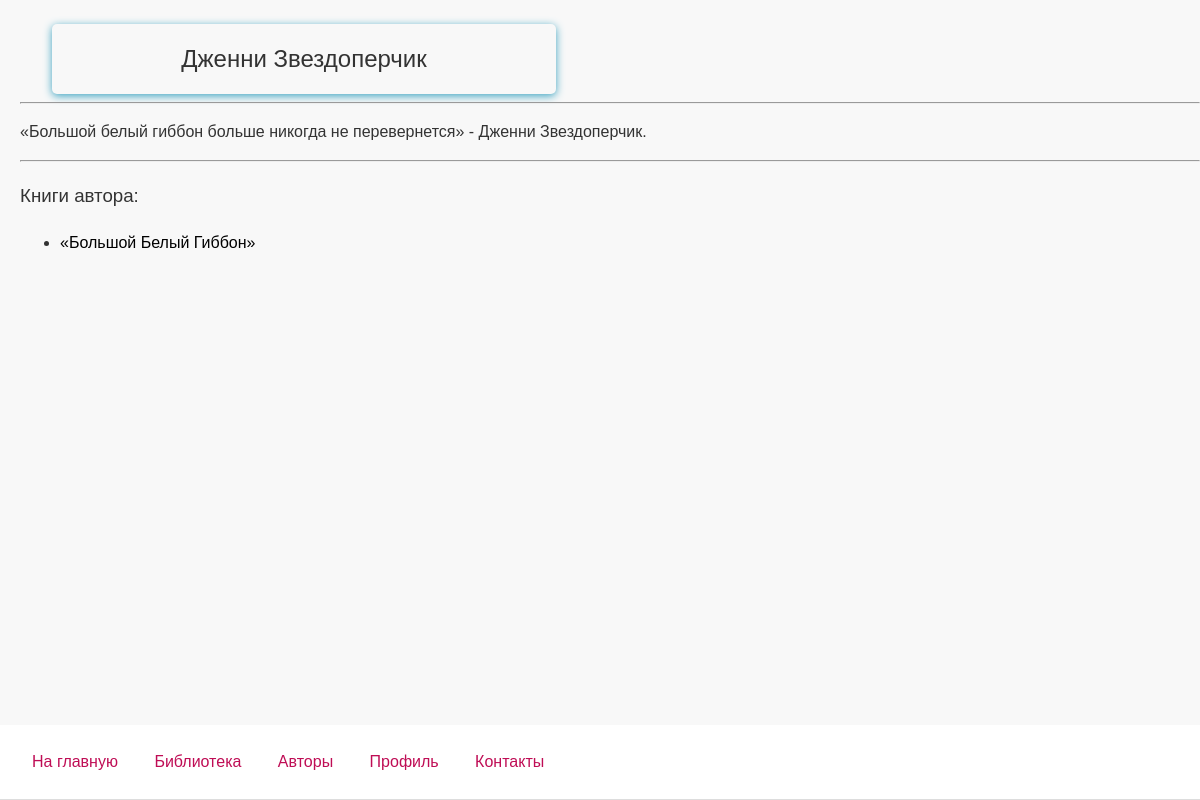
Page /knizhnaya_lavka/authors/dzhenni-zvezdoperchik on the committed database.
### book_app/models.py (models this page shows, shortened)
class Author(models.Model):
    first_name = models.CharField(max_length=50, verbose_name='Имя')
    last_name = models.CharField(max_length=50, verbose_name='Фамилия')
    full_name = models.CharField(max_length= 150, verbose_name='Полное имя')
    slug = models.SlugField(default='', blank=True)
    description = models.CharField(max_length=500, default='Описание будет добавлено позже', verbose_name="Описание")

class Book(models.Model):
    F = 'F'
    E = 'E'
    D = 'D'
    BOOK_FORMATS = [ (F, 'FB2'), (E, 'EPUB'), (D, 'DOC'),]
    title = models.CharField(max_length=70, verbose_name="Название")
    page_count = models.IntegerField(null=True, verbose_name="Страницы")
    year = models.IntegerField(null=True, verbose_name="Год публикации")
    bestseller = models.BooleanField(null=True, verbose_name="Бестселлер")
    slug = models.SlugField(default='', blank=True)
    description = models.CharField(max_length=500, default='Описание будет добавлено позже', verbose_name="Описание")
    author = models.ForeignKey(Author, on_delete=models.CASCADE, null=True, default = 'Автор')
    genre = models.ManyToManyField(Genre)
    isbn = models.CharField(null=True, verbose_name="ISBN", default='Не указан', max_length=17)
    def get_url(self):
        return reverse('book-info', args=[self.slug])

### book_app/views.py (the view)
# urls.py: path('authors/<slug:author_slug>', views.about_author, name='author-info'),
def about_author(request, author_slug: str):
    try:
        author = Author.objects.get(slug=author_slug) # Ищем автора по его slug, переданному из all_authors.html
        books = author.book_set.all() # Получаем все книги, связанные с этим автором
        context = {
            'author_slug': author_slug,
            'author': author,
            'books': books,
        }
        return render(request, 'book_app/about_author.html', context=context)
    except Author.DoesNotExist:
        context={
            'page_404': functions.transliter(author_slug)
        }
        return render(request, 'book_app/404.html', context=context)

### book_app/templates/book_app/about_author.html (shortened to what this page needs)
{%extends 'book_app/base.html'%}
{%load my_filters%}
{%load static %}
{% block content %}
    <h2>{{ author.full_name }}</h2>
<hr>
    <p>«{{author.description}}» - {{author.full_name}}.</p>
<hr>
    <h3>Книги автора:</h3>
        {% for book in books %}
            <ul>
                <li><a href="{{ book.get_url }}">«{{book.title}}»</a></li>
            </ul>
        {% endfor %}
{% include 'includes/navbar.html' %}
{% endblock %}

### book_app/static/book_app/base.css (style rules this page uses)
body { margin: 0; font-family: 'Sans-Serif', Arial, sans-serif; background-color: #f8f8f8; color: #333; line-height: 1.6; padding-left: 20px; }
h1, h2, h3, h4, h5, h6 { font-weight: normal; }
p { font-size: 1rem; line-height: 1.5; margin-bottom: 1rem; }
a { color: #000; text-decoration: none; }

### book_app/static/book_app/forms.css (style rules this page uses)
body { margin: 0; font-family: Sans-Serif; }
h2 { margin: 1.5rem 2rem 5px; width: 40%; max-width: 40rem; padding: 1rem; text-align: center; border-radius: 5px; box-shadow: 0 2px 8px #3ca3c1; }

### book_app/static/book_app/navbar.css (style rules this page uses)
body { padding-bottom: 60px; }

### rows in the picture
Author: full_name "Дженни Звездоперчик", description "Большой белый гиббон больше никогда не перевернется"
Book: title "Большой Белый Гиббон"
